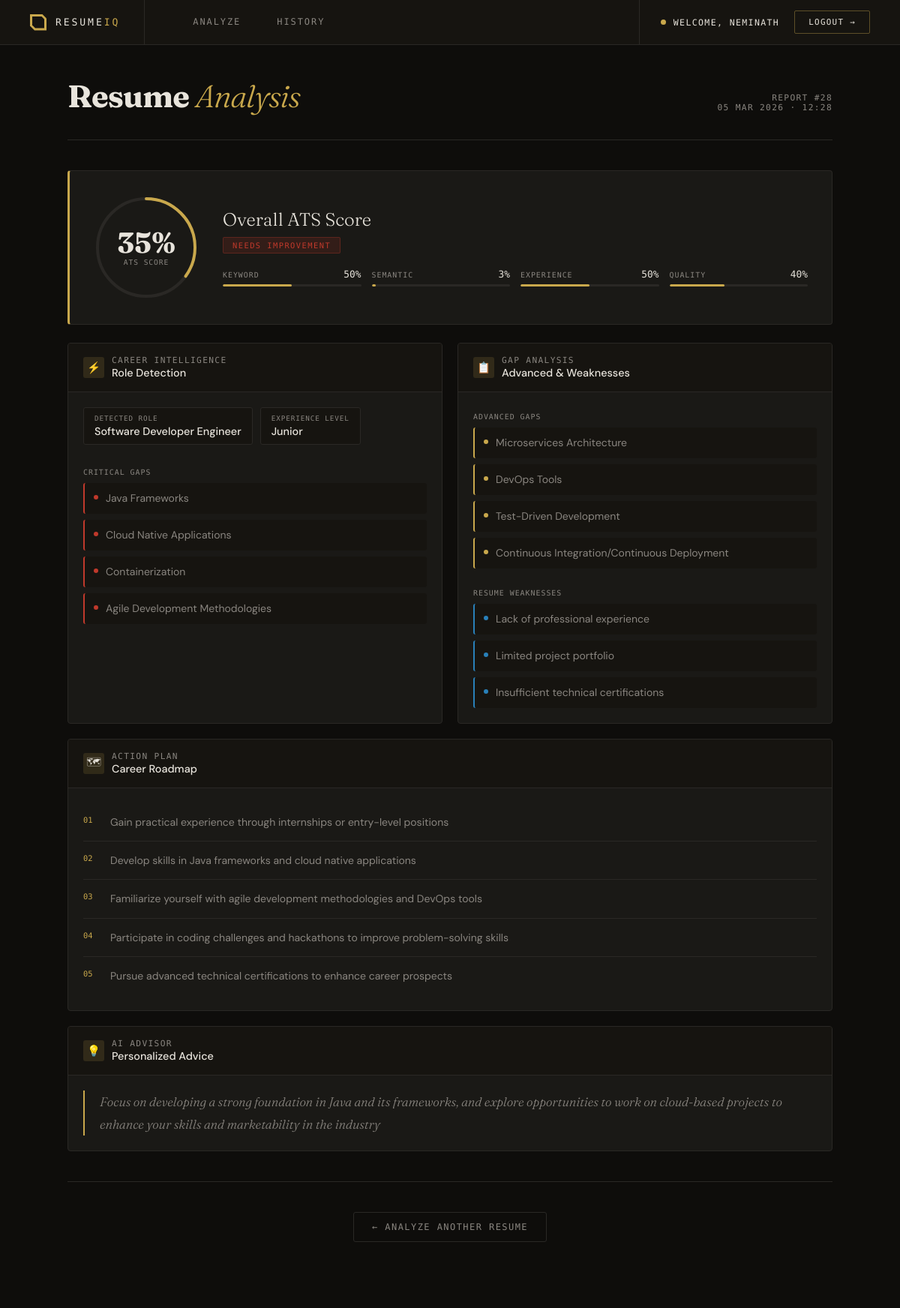
The app's page /result/28/ (signed in) with its own data.
### resume_analyzer/models.py (models this page shows, shortened)
class ResumeAnalysis(models.Model):
    STATUS = [
        ('pending', 'Pending'),
        ('processing', 'Processing'),
        ('completed', 'Completed'),
        ('failed', 'Failed')
    ]
    user = models.ForeignKey(
        User,
        on_delete=models.CASCADE,
        related_name='analyses'
    )
    resume_file = models.FileField(upload_to='resumes/', blank=True, null=True)
    resume_text = models.TextField(blank=True)
    job_description = models.TextField()
    status = models.CharField(max_length=20, choices=STATUS, default='pending')
    ats_score = models.FloatField(null=True, blank=True)
    keyword_score = models.FloatField(null=True, blank=True)
    semantic_score = models.FloatField(null=True, blank=True)
    experience_score = models.FloatField(null=True, blank=True)
    quality_score = models.FloatField(null=True, blank=True)
    detected_role = models.CharField(max_length=200, blank=True)
    experience_level = models.CharField(max_length=100, blank=True)
    critical_skill_gaps_json = models.TextField(default='[]', blank=True)
    advanced_skill_gaps_json = models.TextField(default='[]', blank=True)
    resume_weaknesses_json = models.TextField(default='[]', blank=True)
    career_roadmap_json = models.TextField(default='[]', blank=True)
    personalized_advice = models.TextField(blank=True)
    created_at = models.DateTimeField(auto_now_add=True)
    updated_at = models.DateTimeField(auto_now=True)
    class Meta:
        ordering = ['-created_at']
    @property
    def critical_skill_gaps(self):
        return json.loads(self.critical_skill_gaps_json)
    @property
    def advanced_skill_gaps(self):
        return json.loads(self.advanced_skill_gaps_json)
    @property
    def resume_weaknesses(self):
        return json.loads(self.resume_weaknesses_json)
    @property
    def career_roadmap(self):
        return json.loads(self.career_roadmap_json)

### resume_analyzer/views.py (the view)
# urls.py: path('result/<int:pk>/', views.result_view, name='result'),
@login_required
def result_view(request, pk):
    analysis = get_object_or_404(
        ResumeAnalysis,
        pk=pk,
        user=request.user
    )
    return render(request, 'resume_analyzer/result.html', {'analysis': analysis})

### templates/resume_analyzer/result.html (shortened to what this page needs)
{% extends "base.html" %}
{% block content %}
{% with score=analysis.ats_score %}
<div class="rp-header">
  <div class="rp-header-left">
    <h1>Resume <em>Analysis</em></h1>
  </div>
  <div class="rp-header-right">
    Report #{{ analysis.id }}<br>
    {{ analysis.created_at|date:"d M Y · H:i" }}
  </div>
</div>
<div class="score-row">
  <div class="score-big" id="scoreDial">
    <svg viewBox="0 0 140 140">
      <circle class="track" cx="70" cy="70" r="65"/>
      <circle class="fill" id="scoreFill" cx="70" cy="70" r="65"
        style="stroke-dashoffset: {{ 408|add:0 }}"/>
    </svg>
    <span class="num">{{ score|floatformat:0 }}%</span>
    <span class="unit">ATS Score</span>
  </div>
  <div class="score-meta">
    <h2>Overall ATS Score</h2>
    {% if score >= 75 %}
      <span class="score-verdict verdict-strong">Strong Match</span>
    {% elif score >= 50 %}
      <span class="score-verdict verdict-moderate">Moderate Match</span>
    {% else %}
      <span class="score-verdict verdict-weak">Needs Improvement</span>
    {% endif %}
    <div class="breakdown">
      <div class="bk-item">
        <div class="bk-top">
          <span class="bk-label">Keyword</span>
          <span class="bk-val">{{ analysis.keyword_score|floatformat:0 }}%</span>
        </div>
        <div class="bk-bar"><div class="bk-fill" style="width:{{ analysis.keyword_score|floatformat:0 }}%"></div></div>
      </div>
      <div class="bk-item">
        <div class="bk-top">
          <span class="bk-label">Semantic</span>
          <span class="bk-val">{{ analysis.semantic_score|floatformat:0 }}%</span>
        </div>
        <div class="bk-bar"><div class="bk-fill" style="width:{{ analysis.semantic_score|floatformat:0 }}%"></div></div>
      </div>
      <div class="bk-item">
        <div class="bk-top">
          <span class="bk-label">Experience</span>
          <span class="bk-val">{{ analysis.experience_score|floatformat:0 }}%</span>
        </div>
        <div class="bk-bar"><div class="bk-fill" style="width:{{ analysis.experience_score|floatformat:0 }}%"></div></div>
      </div>
      <div class="bk-item">
        <div class="bk-top">
          <span class="bk-label">Quality</span>
          <span class="bk-val">{{ analysis.quality_score|floatformat:0 }}%</span>
        </div>
        <div class="bk-bar"><div class="bk-fill" style="width:{{ analysis.quality_score|floatformat:0 }}%"></div></div>
      </div>
    </div>
  </div>
</div>
<div class="two-col">
  <div class="sec">
    <div class="sec-head">
      <div class="sec-head-icon">⚡</div>
      <div class="sec-head-title">
        Career Intelligence
        <strong>Role Detection</strong>
      </div>
    </div>
    <div class="sec-body">
      <div class="chips">
        <div class="chip">
          <div class="chip-l">Detected Role</div>
          <div class="chip-v">{{ analysis.detected_role|default:"—" }}</div>
        </div>
        <div class="chip">
          <div class="chip-l">Experience Level</div>
          <div class="chip-v">{{ analysis.experience_level|default:"Unknown" }}</div>
        </div>
      </div>
      <div style="margin-bottom:6px">
        <span style="font-family:var(--mono);font-size:0.62rem;color:var(--ink-dim);text-transform:uppercase;letter-spacing:0.1em;">Critical Gaps</span>
      </div>
      <div class="skill-items">
        {% if analysis.critical_skill_gaps %}
          {% for skill in analysis.critical_skill_gaps %}
            <div class="skill-item critical">
              <span class="skill-dot"></span>{{ skill }}
            </div>
          {% endfor %}
        {% else %}
          <div class="empty-note">No critical gaps — strong alignment</div>
        {% endif %}
      </div>
    </div>
  </div>
  <div class="sec">
    <div class="sec-head">
      <div class="sec-head-icon">📋</div>
      <div class="sec-head-title">
        Gap Analysis
        <strong>Advanced & Weaknesses</strong>
      </div>
    </div>
    <div class="sec-body">
      <div style="margin-bottom:6px">
        <span style="font-family:var(--mono);font-size:0.62rem;color:var(--ink-dim);text-transform:uppercase;letter-spacing:0.1em;">Advanced Gaps</span>
      </div>
      <div class="skill-items" style="margin-bottom:20px">
        {% if analysis.advanced_skill_gaps %}
          {% for skill in analysis.advanced_skill_gaps %}
            <div class="skill-item advanced">
              <span class="skill-dot"></span>{{ skill }}
            </div>
          {% endfor %}
        {% else %}
          <div class="empty-note">No advanced gaps detected</div>
        {% endif %}
      </div>
      <div style="margin-bottom:6px">
        <span style="font-family:var(--mono);font-size:0.62rem;color:var(--ink-dim);text-transform:uppercase;letter-spacing:0.1em;">Resume Weaknesses</span>
      </div>
      <div class="skill-items">
        {% if analysis.resume_weaknesses %}
          {% for item in analysis.resume_weaknesses %}
            <div class="skill-item weakness">
              <span class="skill-dot"></span>{{ item }}
            </div>
          {% endfor %}
        {% else %}
          <div class="empty-note">No weaknesses detected</div>
        {% endif %}
      </div>
    </div>
  </div>
</div>
<div class="sec full-sec">
  <div class="sec-head">
    <div class="sec-head-icon">🗺</div>
    <div class="sec-head-title">
      Action Plan
      <strong>Career Roadmap</strong>
    </div>
  </div>
  <div class="sec-body">
    {% if analysis.career_roadmap %}
      <div class="roadmap-items">
        {% for step in analysis.career_roadmap %}
          <div class="roadmap-item">
            <span class="roadmap-num">0{{ forloop.counter }}</span>
            <span class="roadmap-text">{{ step }}</span>
          </div>
        {% endfor %}
      </div>
    {% else %}
      <div class="empty-note">No roadmap generated</div>
    {% endif %}
  </div>
</div>
<div class="sec full-sec">
  <div class="sec-head">
    <div class="sec-head-icon">💡</div>
    <div class="sec-head-title">
      AI Advisor
      <strong>Personalized Advice</strong>
    </div>
  </div>
  <div class="sec-body">
    {% if analysis.personalized_advice %}
      <p class="advice-text">{{ analysis.personalized_advice }}</p>
    {% else %}
      <div class="empty-note">No advice generated</div>
    {% endif %}
  </div>
</div>
<div class="rp-footer">
  <a href="/" class="btn-back">← Analyze Another Resume</a>
</div>
{% endwith %}
{% endblock %}

### templates/base.html (shortened to what this page needs)
<!DOCTYPE html>
<html lang="en">
<head>
</head>
<body>
<nav>
  <a href="/" class="nav-logo">
    <div class="nav-logo-mark"></div>
    <span class="nav-logo-text">RESUME<em>IQ</em></span>
  </a>
  <div class="nav-links">
    <a href="/" class="nav-link">Analyze</a>
    <a href="/history/" class="nav-link">History</a>
  </div>
  <div class="nav-right">
    {% if user.is_authenticated %}
      <div class="nav-user">
        <div class="nav-user-dot"></div>
        <span class="nav-username">Welcome, {{ user.username }}</span>
      </div>
      <a href="{% url 'logout' %}" class="nav-logout">Logout →</a>
    {% else %}
      <a href="{% url 'login' %}" class="nav-login">Login →</a>
    {% endif %}
  </div>
</nav>
<div class="container">
  {% block content %}{% endblock %}
</div>
</body>
</html>

### templates/base.html (style rules this page uses)
:root { --ink: #f0ece4; --ink-dim: #aca8a2; --ink-faint: #5a5850; --bg: #0d0b08; --surface: #161410; --surface2: #1c1a16; --rule: #2e2c26; --gold: #c9a84c; --gold-dim: rgba(201,168,76,0.12); --mono: 'DM Mono', monospace; --serif: 'Fraunces', serif; --sans: 'DM Sans', sans-serif; }
* { box-sizing: border-box; margin: 0; padding: 0; }
body { font-family: var(--sans); background: var(--bg); color: var(--ink); min-height: 100vh; display: flex; flex-direction: column; }
nav { background: var(--surface); border-bottom: 1px solid var(--rule); padding: 0 40px; display: flex; align-items: stretch; height: 60px; position: sticky; top: 0; z-index: 100; }
.nav-logo { display: flex; align-items: center; gap: 12px; margin-right: 40px; text-decoration: none; border-right: 1px solid var(--rule); padding-right: 32px; }
.nav-logo-mark { width: 22px; height: 22px; background: var(--gold); clip-path: polygon(0 0, calc(100% - 6px) 0, 100% 6px, 100% 100%, 6px 100%, 0 calc(100% - 6px)); flex-shrink: 0; position: relative; }
.nav-logo-mark::after { content: ''; position: absolute; inset: 3px; background: var(--surface); clip-path: polygon(0 0, calc(100% - 4px) 0, 100% 4px, 100% 100%, 4px 100%, 0 calc(100% - 4px)); }
.nav-logo-text { font-family: var(--mono); font-size: 0.82rem; font-weight: 500; letter-spacing: 0.22em; color: var(--ink); text-transform: uppercase; }
.nav-logo-text em { font-style: normal; color: var(--gold); font-weight: 500; letter-spacing: 0.22em; }
.nav-links { display: flex; align-items: stretch; gap: 0; }
.nav-link { display: flex; align-items: center; padding: 0 24px; font-family: var(--mono); font-size: 0.75rem; text-transform: uppercase; letter-spacing: 0.16em; color: var(--ink-dim); text-decoration: none; border-bottom: 2px solid transparent; transition: all 0.15s; }
.nav-right { margin-left: auto; display: flex; align-items: center; gap: 20px; border-left: 1px solid var(--rule); padding-left: 28px; }
.nav-user { display: flex; align-items: center; gap: 10px; }
.nav-user-dot { width: 7px; height: 7px; border-radius: 50%; background: var(--gold); flex-shrink: 0; }
.nav-username { font-family: var(--mono); font-size: 0.72rem; text-transform: uppercase; letter-spacing: 0.12em; color: var(--ink); }
.nav-logout { font-family: var(--mono); font-size: 0.68rem; text-transform: uppercase; letter-spacing: 0.12em; color: var(--ink); text-decoration: none; padding: 8px 18px; border: 1px solid rgba(201,168,76,0.4); border-radius: 2px; transition: all 0.15s; }
.container { max-width: 1100px; margin: 0 auto; padding: 0 40px 60px; width: 100%; flex: 1; }
h2 { font-size: 1.6rem; font-weight: 700; margin-bottom: 12px; color: var(--ink); }

### records on screen
ResumeAnalysis: id "28", created_at "05 MAR 2026 · 12:28", ats_score "35", keyword_score "50", semantic_score "3", experience_score "50", quality_score "40", detected_role "Software Developer Engineer", experience_level "Junior", personalized_advice "Focus on developing a strong foundation in Java and its frameworks, and explore opportunities to work on cloud-based projects to enhance your skills and marketability in the industry"

### other values on screen
{{ user.username }} "NEMINATH"
{{ skill }} "Java Frameworks" "Cloud Native Applications" "Containerization" "Agile Development Methodologies"
{{ skill }} "Microservices Architecture" "DevOps Tools" "Test-Driven Development" "Continuous Integration/Continuous Deployment"
{{ item }} "Lack of professional experience" "Limited project portfolio" "Insufficient technical certifications"
{{ step }} "Gain practical experience through internships or entry-level positions" "Develop skills in Java frameworks and cloud native applications" "Familiarize yourself with agile development methodologies and DevOps tools" "Participate in coding challenges and hackathons to improve problem-solving skills" "Pursue advanced technical certifications to enhance career prospects"
